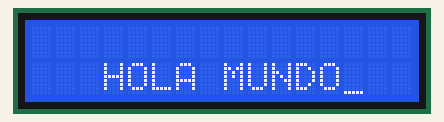
The program below on a simulated Raspberry Pi Pico running MicroPython. Shown: 16×2 character LCD. Library files of the repository ran but are not shown: pico_i2c_lcd.py.

Above: at 0.1 s.
At 4.1 s:
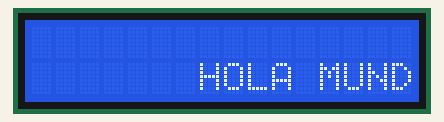
At 5.1 s:
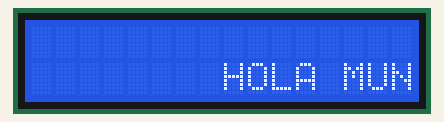
At 6.1 s:
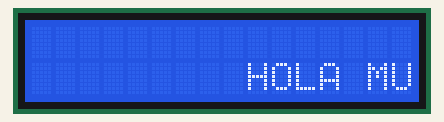
At 7.1 s:
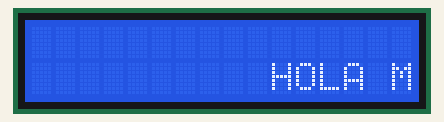
At 9.1 s:
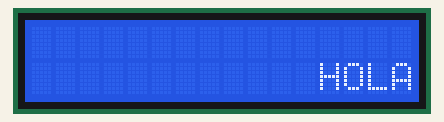

The program:

banner.py
```python
from machine import I2C, Pin
from pico_i2c_lcd import I2cLcd
import utime

i2c = I2C(0, scl=Pin(1), sda=Pin(0), freq=400000)
lcd = I2cLcd(i2c, 39, 2, 16)

mensaje = "HOLA MUNDO"

lcd.move_to(2, 1)
lcd.putstr(mensaje)

while  True:
    lcd.move_to(2, 1)
    lcd.putstr(mensaje)
    lcd.show_cursor()
    for i in range(len(mensaje)):
        lcd.move_disp_right()
        utime.sleep(1)
    lcd.clear()
    
```

Measured:
- by itself, everything shown: repeats every 10.0 s, in 11 steps
- what the display in image 0 shows lasts 1.0 s, from 0.1 s to 1.1 s
